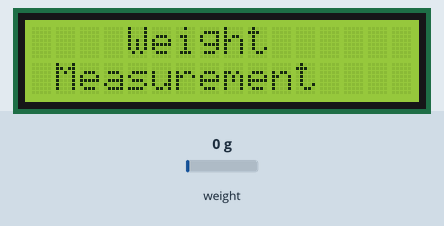
Simulated run of this sketch. Board: Arduino Uno, built with avr-gcc and run on an emulated ATmega328P. Parts: 16×2 character LCD. Wiring (inferred from the names in the program): HX711 load-cell converter: data A0; SCK A1. The inputs (shaded band) are chosen by the test bench; at power-on: weight on the scale 0 g. What the sketch prints to the serial monitor is not drawn.

Above: at 0.1 s.
At 1.1 s:
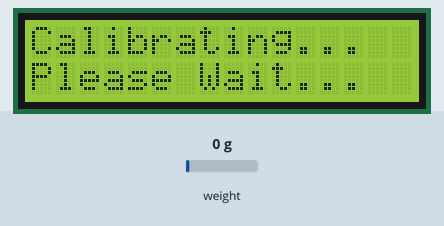
At 11.1 s:
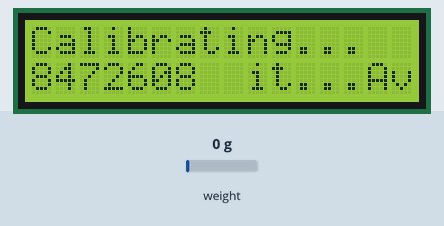
At 12.1 s:
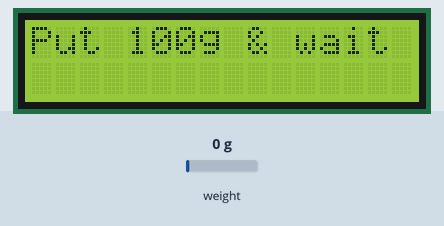

The sketch:

sketch_apr04a.ino
```cpp
// include the library code:
#include <LiquidCrystal.h>

// initialize the library by associating any needed LCD interface pin
// with the arduino pin number it is connected to
const int rs = 8, en = 9, d4 = 10, d5 = 11, d6 = 12, d7 = 13;
LiquidCrystal lcd(rs, en, d4, d5, d6, d7);
#define DT A0
#define SCK A1
#define sw 2

long sample=0;
float val=0;
long count=0;

void setup() {
  Serial.begin(9600);
  pinMode(SCK, OUTPUT);
  pinMode(sw, INPUT_PULLUP);//set sw to default 1
  lcd.begin(16, 2);
  lcd.print("    Weight ");
  lcd.setCursor(0,1);
  lcd.print(" Measurement ");
  delay(1000);
  lcd.clear();
  calibrate();//calibrating the weight scale
}

void loop() {
  count= readCount();
  int w=((count-sample)/val);
  Serial.print("weight:");
  Serial.print((int)w);
  Serial.println("g");
  lcd.setCursor(0,0);
  lcd.print("Weight            ");
  lcd.setCursor(0,1);
  lcd.print(w);
  lcd.print("g             ");

  if(digitalRead(sw)==0)
  {
    val=0;
    sample=0;
    w=0;
    count=0;
    calibrate();
  }
}

void calibrate()
{
  lcd.clear();
  lcd.print("Calibrating...");
  lcd.setCursor(0,1);
  lcd.print("Please Wait...");
  for(int i=0;i<100;i++)
  {
    count=readCount();
    sample+=count;
    Serial.println(count);
  }
  sample/=100;
  lcd.print("Avg:");
  lcd.setCursor(0,1);
  lcd.println(sample);//basically weight due to atmosphere
  delay(1000);
  lcd.clear();

  lcd.print("Put 100g & wait");
  //lcd.setCursor(0,1);
  count=0;
  while(count<1000)
  {
    count=readCount();
    count=sample-count;
    //lcd.println(count);
  }

  lcd.clear();
  lcd.print("Please Wait....");
  //lcd.setCursor(0,1);
  delay(2000);
  for(int i=0;i<100;i++)
  {
    count=readCount();
    val+=count-sample;
    //lcd.println(sample-count);
  }
  val=val/100.0;//taking average
  //the value we have now is the weight of 100gm sample, so value of 1gm sample is val/100
  val=val/100.0;// put here your calibrating weight
  if(val==0){
    //no 100gm sample was put,the output of scale will be simply the readCount,see void loop()
    val=1;
  }
  lcd.print("Avg:");
  lcd.setCursor(0,1);
  lcd.println(val);//basically weight due to atmosphere
  delay(1000);
  lcd.clear();
}
//reading data and writing input to HX711
unsigned long readCount(void)
{
  unsigned long Count;
  unsigned char i;
  pinMode(DT, OUTPUT);
  digitalWrite(DT,HIGH);
  digitalWrite(SCK,LOW);
  Count=0;
  pinMode(DT, INPUT);
  while(digitalRead(DT));
  for (i=0;i<24;i++)
  {
    digitalWrite(SCK,HIGH);
    Count=Count<<1;
    digitalWrite(SCK,LOW);
    if(digitalRead(DT))
    Count++;
  }
  digitalWrite(SCK,HIGH);
  Count=Count^0x800000;
  digitalWrite(SCK,LOW);
  return(Count);
}
```

Measured:
- what the display in image 1 shows lasts 9.9 s, from 1.1 s to 11.0 s
- what the display in image 2 shows lasts 1.0 s, from 11.0 s to 12.0 s
